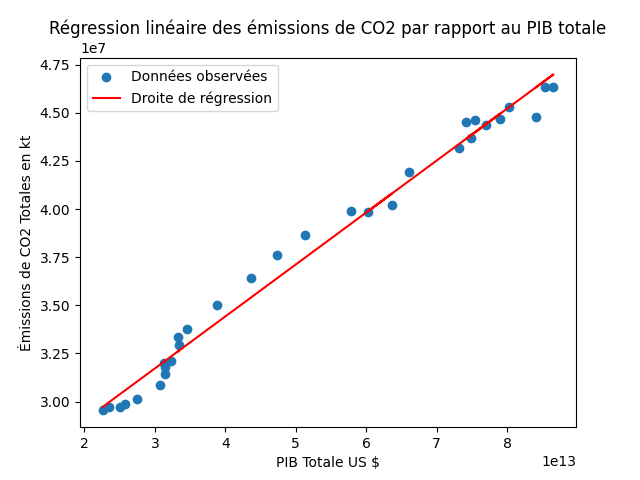

Reproduce this figure in Python.
import pandas as pd
from scipy import stats
import numpy as np
import matplotlib.pyplot as plt
import pymssql
import sys

output_image_path=sys.argv[1]
#Connection à la base
cnxn = pymssql.connect ( server = 'info-mssql-etd', user = 'etd14', password = 'x578tcb5', database = 'BDEquipe14' )

#Récupération de la table 
indicator = 'select * from T_INDICATOR_IND'

#Transformation en dataframe
df= pd.read_sql(indicator,cnxn,coerce_float=False)
df=df.drop(["IND_POPULATION","IND_ID"],axis=1)

# On regroupe les données par année et on calcul les totaux (somme des données de tous les pays)
df_grouped = df.groupby('IND_YEAR').agg({
    'IND_GHG': 'sum',
    'IND_GDP': 'sum'
}).reset_index()

# On renome les colonnes pour mieux comprendre 
df_grouped.columns = ['Année', 'Emissions_CO2_Totales', 'PIB']
df_grouped.sort_values(["Année"],ascending=[True])

# On enlève toutes les lignes dont les années sont inférieur à 1990 et supérieur à 2020
df_grouped = df_grouped[(df_grouped['Année'] >= 1990) & (df_grouped['Année'] <= 2020)]

# extravtion des colonnes nécessaires
pib_total = df_grouped['PIB']
emissions_total = df_grouped['Emissions_CO2_Totales']

# On réalise la régression linéaire
slope, intercept, r_value, p_value, std_err = stats.linregress(pib_total, emissions_total)
# On affiche la courbe de régression linéaire 
plt.scatter(pib_total, emissions_total, label='Données observées')
plt.plot(pib_total, intercept + slope * pib_total, 'r', label='Droite de régression')
plt.xlabel('PIB Totale US $')
plt.ylabel('Émissions de CO2 Totales en kt')
plt.legend()
plt.title('Régression linéaire des émissions de CO2 par rapport au PIB totale')
plt.savefig(output_image_path,transparent=True)
plt.close()
cnxn.close()
